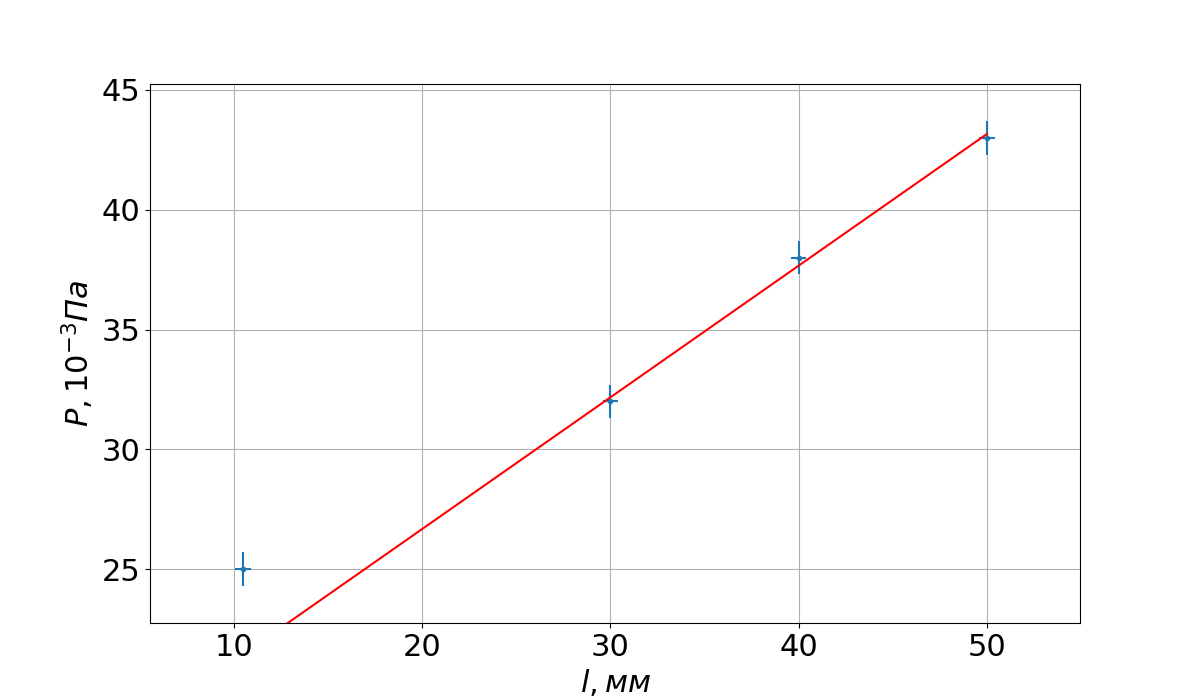

Generate this figure with Python:
import pandas as pd
import numpy as np
import matplotlib.pyplot as plt
plt.rcParams.update({'font.size': 22})
import math
plt.rcParams.update({'font.size': 22})
name = "Pl"
data = pd.read_csv(name + ".csv", names=["l", "P"])
K = 0.2
data["P1"] = 9.80665 * K * data["P"]
X = data["l"].values
sigma_X = 0.4
Y = data["P"].values
sigma_Y = 0.7
A = np.vstack([X[1:], np.ones(len(X[1:]))]).T
k, b = np.linalg.lstsq(A, Y[1:], rcond=None)[0]
fig = plt.figure(figsize=(12, 7))
ax = fig.gca()
plt.scatter(X, Y, marker=".")
plt.errorbar(X, Y, xerr=sigma_X, yerr=sigma_Y, linestyle="None")
delta_x = (X.max() - X.min()) / len(X)
delta_y = (Y.max() - Y.min()) / len(Y)
ax.set_xlim(X.min() - delta_x/2, X.max() + delta_x/2)
ax.set_ylim((Y.min() - delta_y/2), Y.max() + delta_y/2)
plt.xlabel("$l, мм$")
plt.ylabel("$P, 10^{-3} Па$")
plt.plot(X, (k*X + b), 'r', label='Fitted line')
plt.grid(True)
plt.savefig("./" + name + ".png")
